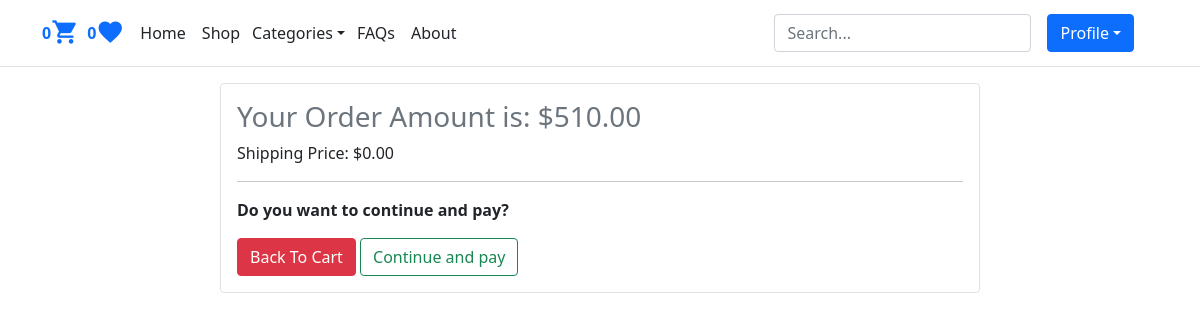
The page /orders/checkout/13 (signed in) on the database its author committed.
### accounts/models.py (models this page shows, shortened)
class User(AbstractBaseUser):
    email = models.EmailField(verbose_name='email address', max_length=255, unique=True)
    full_name = models.CharField(max_length=100)
    is_active = models.BooleanField(default=True)
    is_admin = models.BooleanField(default=False)
    is_manager = models.BooleanField(default=False)  # New field for manager role
    likes = models.ManyToManyField(Product, blank=True, related_name='likes')  # Assuming Product model exists
    objects = UserManager()
    USERNAME_FIELD = 'email'
    REQUIRED_FIELDS = ['full_name']
    def get_likes_count(self):
        return self.likes.count()

### orders/models.py (models this page shows, shortened)
class Order(models.Model):
    user = models.ForeignKey(User, on_delete=models.CASCADE, related_name='orders')
    created = models.DateTimeField(auto_now_add=True)
    updated = models.DateTimeField(auto_now=True)
    status = models.BooleanField(default=False)
    shipping_price = models.DecimalField(max_digits=10, decimal_places=2, default=0)
    class Meta:
        ordering = ('-created',)
    @property
    def get_total_price(self):
        total_product_price = sum(item.get_cost() for item in self.items.all())
        return total_product_price + self.shipping_price

class OrderItem(models.Model):
    order = models.ForeignKey(Order, on_delete=models.CASCADE, related_name='items')
    product = models.ForeignKey(Product, on_delete=models.CASCADE, related_name='order_items')
    price = models.IntegerField()
    quantity = models.SmallIntegerField(default=1)
    def get_cost(self):
        return self.price * self.quantity

### orders/views.py (the view)
# urls.py: path('checkout/<int:order_id>', views.checkout, name='checkout'),
@login_required
def checkout(request, order_id):
    order = get_object_or_404(Order, id=order_id)
    context = {'title':'Checkout' ,'order':order}
    return render(request, 'checkout.html', context)

### cart/utils/cart.py (called while the page is built)
    def __iter__(self):
        product_ids = self.cart.keys()
        products = Product.objects.filter(id__in=product_ids)
        cart = self.cart.copy()
        for product in products:
            cart[str(product.id)]['product'] = product
        for item in cart.values():
            item['total_price'] = int(item['price']) * int(item['quantity'])
            yield item

    def add_cart_session(self):
        cart = self.session.get(CART_SESSION_ID)
        if not cart:
            cart = self.session[CART_SESSION_ID] = {}
        return cart

### shop/models.py (called while the page is built)
    def __str__(self):
        return self.title

### sparkle/context_processors.py (called while the page is built)
def return_cart(request):
    cart = len(list(Cart(request)))
    return {'cart_count': cart}

def return_categories(request):
    categories = Category.objects.all()
    return {'categories': categories}

### orders/templates/checkout.html (shortened to what this page needs)
{% extends "base.html" %}
{% block content %}
<div class="col-md-2"></div>
<div class="col-md-8 border rounded p-3">
    <h3 class="text-muted">Your Order Amount is: ${{order.get_total_price}}</h3>
    <p>Shipping Price: ${{order.shipping_price}}</p>
    <hr>
    <p><b>Do you want to continue and pay?</b></p>
    <a href="{% url 'cart:show_cart' %}" class="btn btn-danger">Back To Cart</a>
    <a href="{% url 'orders:create_order' %}" class="btn btn-outline-success">Continue and pay</a>
{% endblock %}

### shop/templates/base.html (shortened to what this page needs)
{% load static %}
<!DOCTYPE html>
<html lang="en">
<head>
    <link href="https://cdn.jsdelivr.net/npm/bootstrap@5.1.3/dist/css/bootstrap.min.css" rel="stylesheet">
</head>
<body>
  <header class="p-2 border-bottom">
    <div class="container">
      <div class="d-flex flex-wrap align-items-center justify-content-center justify-content-lg-start">
        {% if request.user.is_authenticated %}
        <b class="text-primary">{{ cart_count }}</b>
        {% endif %}
        <a href="{% url 'cart:show_cart' %}" class="text-primary mt-2 me-2"><i class="material-icons h3">&#xe8cc;</i></a>
        {% if request.user.is_authenticated %}
        <b class="text-primary">{{ request.user.get_likes_count}}</b>
        {% endif %}
        <a href="{% url 'shop:favorites' %}" class="text-primary mt-2 me-2"><i class="material-icons h3">&#xe87d;</i></a>
        <ul class="nav col-12 col-lg-auto me-lg-auto mb-2 justify-content-center mb-md-0">
          <li><a href="{% url 'shop:home_page' %}" class="nav-link px-2 text-dark">Home</a></li>
          <li><a href="#" class="nav-link px-2 text-dark">Shop</a></li>
          <div class="dropdown text-end">
            <a href="#" class=" mt-2 me-1 ms-1 text-dark d-block link-dark text-decoration-none dropdown-toggle"id="dropdownUser1" data-bs-toggle="dropdown" aria-expanded="false">Categories</a>
          </div>
          <li><a href="#" class="nav-link px-2 text-dark">FAQs</a></li>
          <li><a href="#" class="nav-link px-2 text-dark">About</a></li>
        </ul>
        <form class="col-12 col-lg-auto mb-3 mb-lg-0 me-lg-3" action="{% url 'shop:search' %}">
          <input name="q" type="search" class="form-control form-control-dark" placeholder="Search..." aria-label="Search">
        </form>
        {% if request.user.is_authenticated %}
        <div class="dropdown text-end">
          <a href="#" class="btn btn-primary text-white me-4 d-block link-dark text-decoration-none dropdown-toggle"id="dropdownUser1" data-bs-toggle="dropdown" aria-expanded="false">Profile</a>
        </div>
        {% else %}
        <div class="text-end">
          <a href="{% url 'accounts:user_login' %}" class="btn btn-outline-primary me-2">Login</a>
          <a href="{% url 'accounts:user_register' %}" class="btn btn-primary">Sign-up</a>
        </div>
        {% endif %}
      </div>
    </div>
  </header>
    <main class="container">
        <div class="row mt-3">
          {% block content %}{% endblock %}
        </div>
      </main>
</body>
</html>

### rows shown on the page
User: user.get_likes_count "0"
Order: get_total_price "510.00", shipping_price "0.00"

### other values the page prints
{{ cart_count }} "0"
